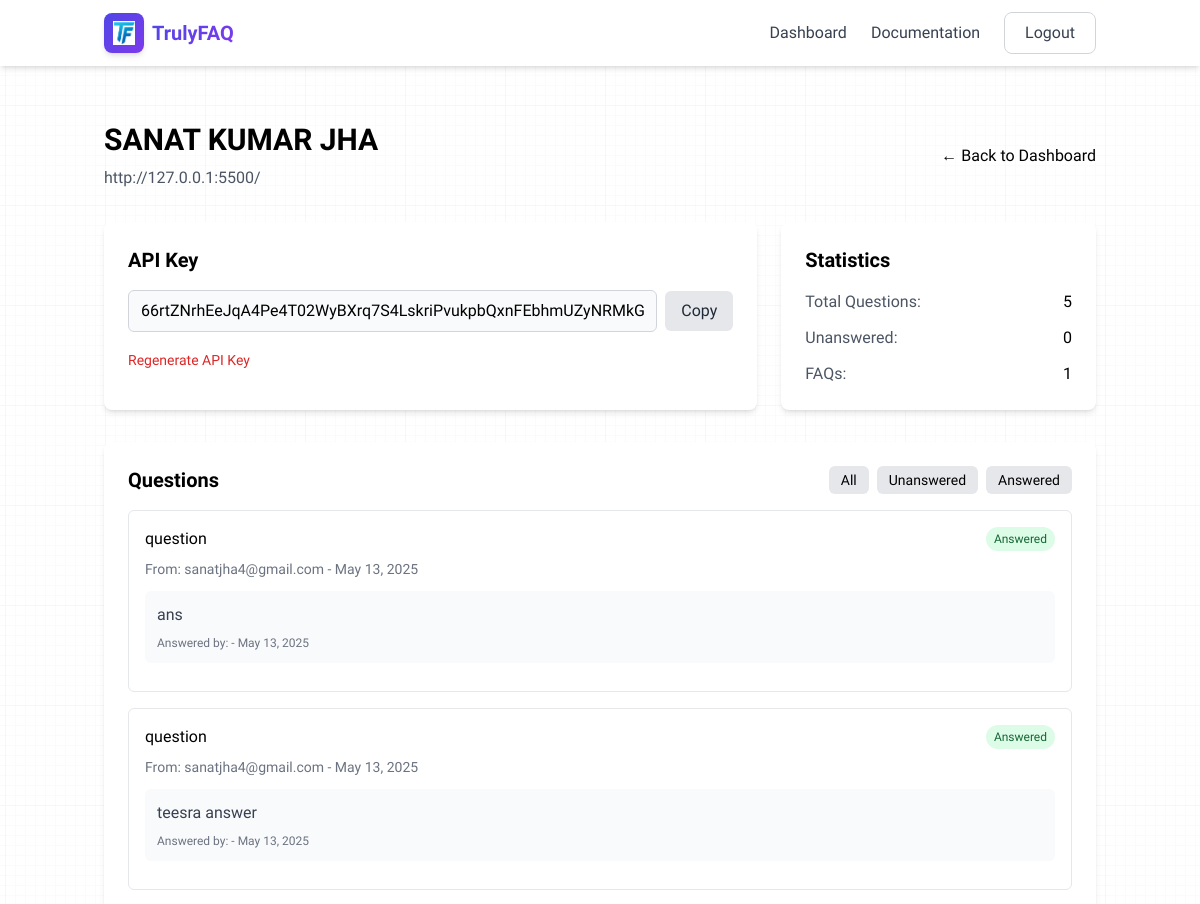
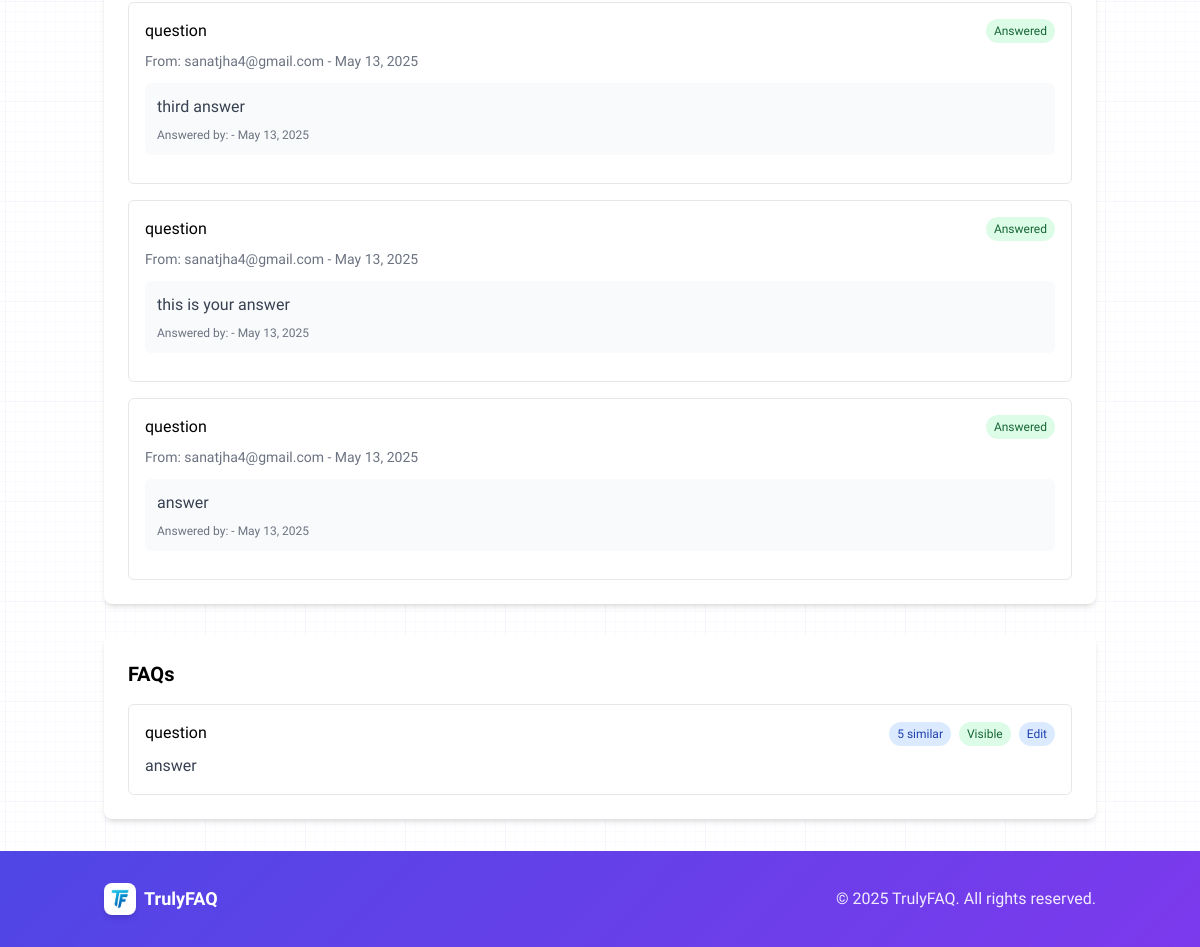
The page /accounts/website/8/ (signed in) on the database as committed earlier (2 pictures, top to bottom).
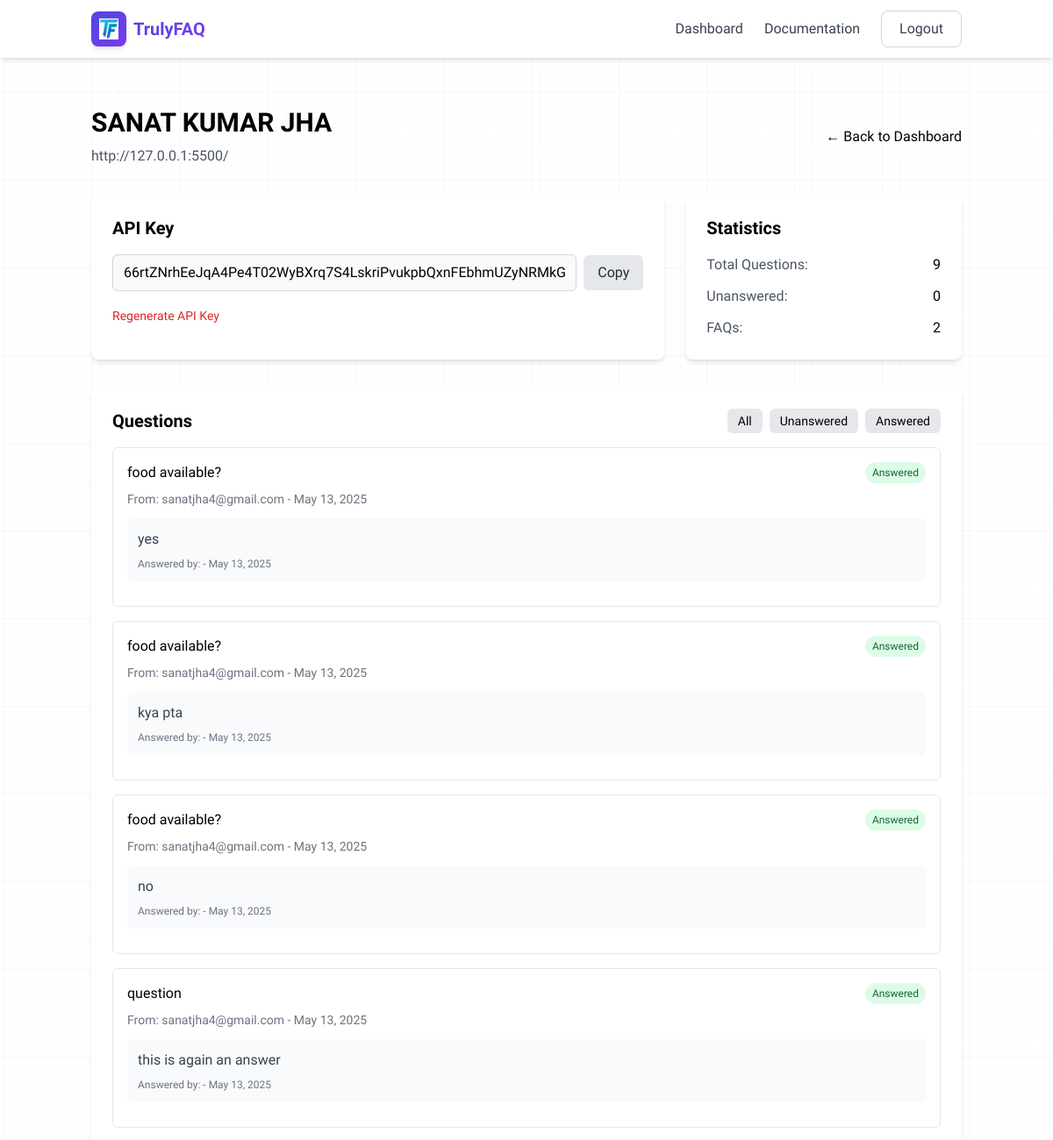
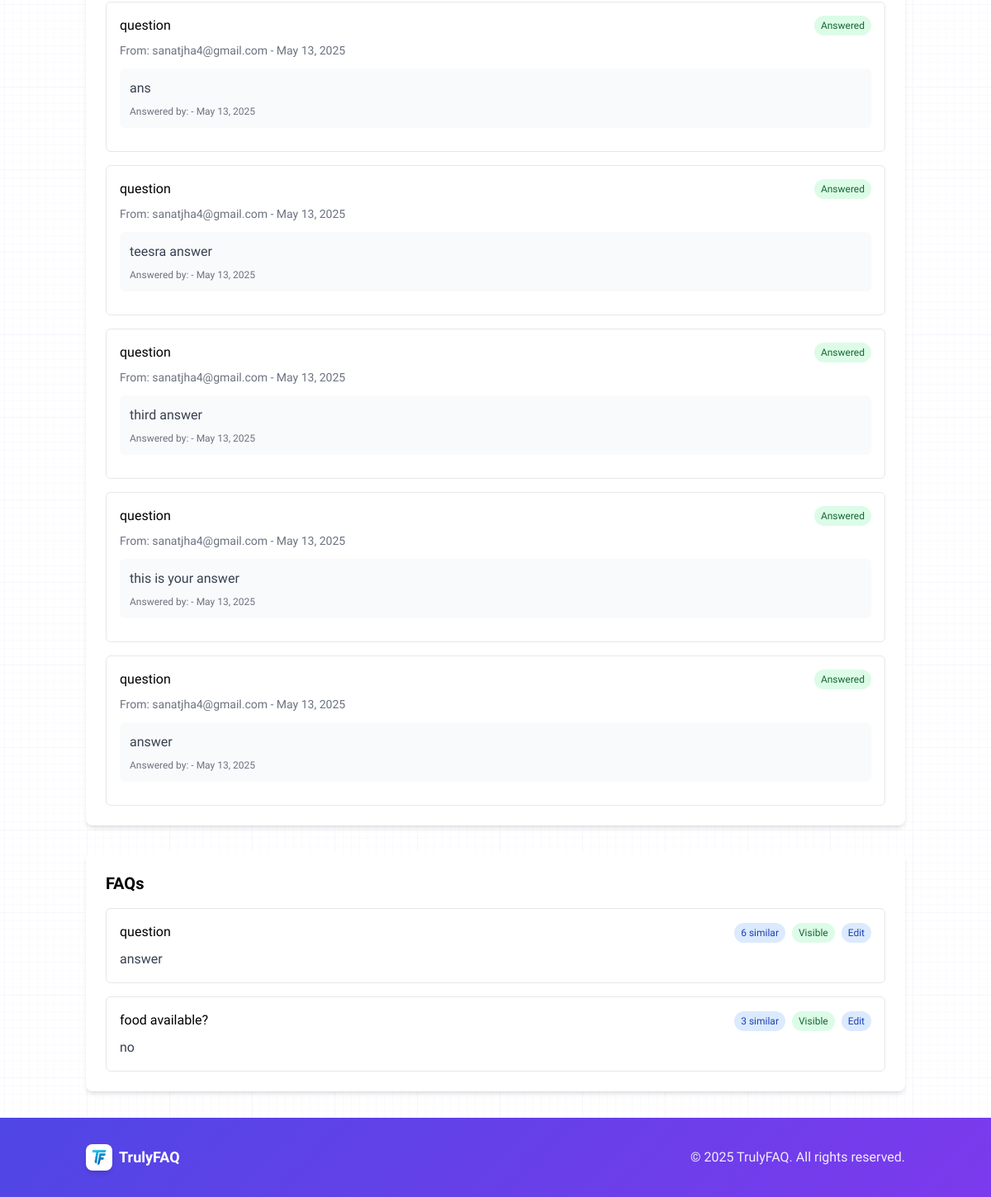
The same page on the database as committed later (2 pictures, top to bottom).
### truelyfaq/accounts/models.py (models this page shows, shortened)
class Website(models.Model):
    name = models.CharField(max_length=100)
    url = models.URLField()
    owner = models.ForeignKey(User, on_delete=models.CASCADE)
    api_key = models.CharField(max_length=64, unique=True, blank=True)
    manager_email = models.EmailField(max_length=255, blank=True, help_text="Email address for the website manager")
    created_at = models.DateTimeField(auto_now_add=True)

### truelyfaq/questions/models.py (models this page shows, shortened)
class Question(models.Model):
    website = models.ForeignKey(Website, on_delete=models.CASCADE, related_name='questions')
    user_email = models.EmailField()
    question_text = models.TextField()
    is_answered = models.BooleanField(default=False)
    created_at = models.DateTimeField(auto_now_add=True)
    updated_at = models.DateTimeField(auto_now=True)

class Answer(models.Model):
    question = models.OneToOneField(Question, on_delete=models.CASCADE, related_name='answer')
    answer_text = models.TextField()
    answered_by = models.ForeignKey('auth.User', on_delete=models.CASCADE, null=True, blank=True)
    created_at = models.DateTimeField(auto_now_add=True)
    email_sent = models.BooleanField(default=False)

### truelyfaq/faqs/models.py (models this page shows, shortened)
class FAQ(models.Model):
    website = models.ForeignKey(Website, on_delete=models.CASCADE, related_name='faqs')
    question_text = models.TextField()
    answer_text = models.TextField()
    similarity_count = models.IntegerField(default=1)
    is_visible = models.BooleanField(default=True)
    created_at = models.DateTimeField(auto_now_add=True)
    updated_at = models.DateTimeField(auto_now=True)
    class Meta:
        ordering = ['-similarity_count']

### truelyfaq/accounts/views.py (the view)
# urls.py: path('website/<int:website_id>/', views.website_detail, name='website_detail'),
@login_required
def website_detail(request, website_id):
    try:
        website = Website.objects.get(id=website_id, owner=request.user)
    except Website.DoesNotExist:
        messages.error(request, 'Website not found.')
        return redirect('dashboard')
    questions = Question.objects.filter(website=website).order_by('-created_at')
    faqs = FAQ.objects.filter(website=website).order_by('-created_at')
    unanswered_count = questions.filter(is_answered=False).count()
    if request.method == 'POST' and 'regenerate_api_key' in request.POST:
        website.api_key = website._generate_api_key()
        website.save()
        messages.success(request, 'API key regenerated successfully.')
        return redirect('website_detail', website_id=website.id)
    context = {
        'website': website,
        'questions': questions,
        'faqs': faqs,
        'unanswered_count': unanswered_count
    }
    return render(request, 'accounts/website_detail.html', context)

### templates/accounts/website_detail.html (shortened to what this page needs)
{% extends 'base.html' %}
{% block content %}
<div class="mb-8 flex justify-between items-center">
    <div>
        <h1 class="text-3xl font-bold mb-2">{{ website.name }}</h1>
        <p class="text-gray-600">{{ website.url }}</p>
    </div>
    <a href="{% url 'dashboard' %}" class="text-primary hover:underline">&larr; Back to Dashboard</a>
</div>
<div class="grid grid-cols-1 md:grid-cols-3 gap-6 mb-8">
    <div class="bg-white p-6 rounded-lg shadow-md col-span-2">
        <h2 class="text-xl font-semibold mb-4">API Key</h2>
        <div class="flex items-center mb-4">
            <input type="text" value="{{ website.api_key }}" class="w-full px-3 py-2 border border-gray-300 rounded-md bg-gray-50" readonly>
            <button onclick="copyApiKey()" class="ml-2 bg-gray-200 hover:bg-gray-300 text-gray-800 py-2 px-4 rounded-md transition duration-200">Copy</button>
        </div>
        <form method="post" class="mt-2">
            <button type="submit" class="text-red-600 hover:text-red-800 text-sm" onclick="return confirm('Are you sure? This will invalidate your current API key.')">Regenerate API Key</button>
        </form>
    </div>
    <div class="bg-white p-6 rounded-lg shadow-md">
        <h2 class="text-xl font-semibold mb-4">Statistics</h2>
        <div class="space-y-3">
            <div class="flex justify-between items-center">
                <span class="text-gray-600">Total Questions:</span>
                <span class="font-medium">{{ questions.count }}</span>
            </div>
            <div class="flex justify-between items-center">
                <span class="text-gray-600">Unanswered:</span>
                <span class="font-medium">{{ unanswered_count }}</span>
            </div>
            <div class="flex justify-between items-center">
                <span class="text-gray-600">FAQs:</span>
                <span class="font-medium">{{ website.faqs.count }}</span>
            </div>
        </div>
    </div>
</div>
<div class="bg-white p-6 rounded-lg shadow-md mb-8">
    <div class="flex justify-between items-center mb-4">
        <h2 class="text-xl font-semibold">Questions</h2>
        <div class="flex space-x-2">
            <button id="show-all" class="px-3 py-1 rounded-md bg-gray-200 hover:bg-gray-300 text-sm">All</button>
            <button id="show-unanswered" class="px-3 py-1 rounded-md bg-gray-200 hover:bg-gray-300 text-sm">Unanswered</button>
            <button id="show-answered" class="px-3 py-1 rounded-md bg-gray-200 hover:bg-gray-300 text-sm">Answered</button>
        </div>
    </div>
    {% if questions %}
        <div class="space-y-4" id="questions-container">
            {% for question in questions %}
                <div class="border border-gray-200 rounded-md p-4 question-item {% if question.is_answered %}answered{% else %}unanswered{% endif %}">
                    <div class="flex justify-between items-start mb-2">
                        <h3 class="font-medium">{{ question.question_text }}</h3>
                        <span class="{% if question.is_answered %}bg-green-100 text-green-800{% else %}bg-yellow-100 text-yellow-800{% endif %} text-xs px-2 py-1 rounded-full">
                            {% if question.is_answered %}Answered{% else %}Unanswered{% endif %}
                        </span>
                    </div>
                    <p class="text-gray-500 text-sm mb-3">From: {{ question.user_email }} - {{ question.created_at|date:"M d, Y" }}</p>
                    {% if question.is_answered %}
                        <div class="bg-gray-50 p-3 rounded-md mb-3">
                            <p class="text-gray-700">{{ question.answer.answer_text }}</p>
                            <p class="text-gray-500 text-xs mt-2">Answered by: {{ question.answer.answered_by.username }} - {{ question.answer.created_at|date:"M d, Y" }}</p>
                        </div>
                    {% endif %}
                </div>
            {% endfor %}
        </div>
    {% else %}
        <p class="text-gray-500">No questions have been submitted yet.</p>
    {% endif %}
</div>
<div class="bg-white p-6 rounded-lg shadow-md">
    <h2 class="text-xl font-semibold mb-4">FAQs</h2>
    {% if website.faqs.all %}
        <div class="space-y-4">
            {% for faq in website.faqs.all %}
                <div class="border border-gray-200 rounded-md p-4">
                    <div class="flex justify-between items-start mb-2">
                        <h3 class="font-medium">{{ faq.question_text }}</h3>
                        <div class="flex items-center space-x-2">
                            <span class="bg-blue-100 text-blue-800 text-xs px-2 py-1 rounded-full">
                                {{ faq.similarity_count }} similar
                            </span>
                            <form method="post" action="{% url 'toggle_faq_visibility' faq.id %}">
                                <button type="submit" class="text-xs px-2 py-1 rounded-full {% if faq.is_visible %}bg-green-100 text-green-800{% else %}bg-red-100 text-red-800{% endif %}">
                                    {% if faq.is_visible %}Visible{% else %}Hidden{% endif %}
                                </button>
                            </form>
                            <button onclick="showEditForm('{{ faq.id }}')" class="text-xs px-2 py-1 rounded-full bg-blue-100 text-blue-800">
                                Edit
                            </button>
                        </div>
                    </div>
                    <p class="text-gray-700">{{ faq.answer_text }}</p>
                </div>
            {% endfor %}
        </div>
    {% else %}
        <p class="text-gray-500">No FAQs have been generated yet. FAQs are automatically created when similar questions are detected.</p>
    {% endif %}
</div>
{% endblock %}

### templates/base.html (shortened to what this page needs)
<!DOCTYPE html>
<html lang="en">
<head>
    <script src="https://cdn.tailwindcss.com"></script>
    <link rel="stylesheet" href="https://cdnjs.cloudflare.com/ajax/libs/animate.css/4.1.1/animate.min.css"/>
    <link rel="stylesheet" href="https://cdnjs.cloudflare.com/ajax/libs/font-awesome/6.4.0/css/all.min.css">
    <link rel="stylesheet" href="https://unpkg.com/aos@next/dist/aos.css" />
</head>
<body class="hero-pattern">
    <nav class="sticky top-0 z-50 bg-white/90 backdrop-blur-md shadow-md transition-all duration-300">
        <div class="container mx-auto px-4 py-3 flex justify-between items-center">
            <a href="{% url 'dashboard' %}" class="flex items-center group">
                <div class="w-10 h-10 bg-gradient-primary rounded-lg flex items-center justify-center shadow-md group-hover:scale-110 transition-transform duration-300">
                    <img src="/static/img/logo.png" alt="TrulyFAQ Logo" class="w-6 h-6 object-contain">
                </div>
                <span class="ml-2 text-xl font-bold text-gradient-primary">TrulyFAQ</span>
            </a>
            <div class="hidden md:flex items-center space-x-6">
                {% if user.is_authenticated %}
                    <a href="{% url 'dashboard' %}" class="text-gray-700 hover:text-secondary-600 font-medium transition-colors relative after:absolute after:bottom-0 after:left-0 after:h-0.5 after:w-0 hover:after:w-full after:bg-secondary-600 after:transition-all">Dashboard</a>
                    <a href="/documentation" class="text-gray-700 hover:text-secondary-600 font-medium transition-colors relative after:absolute after:bottom-0 after:left-0 after:h-0.5 after:w-0 hover:after:w-full after:bg-secondary-600 after:transition-all">Documentation</a>
                    <form method="post" action="{% url 'logout' %}" class="inline">
                        <button type="submit" class="px-5 py-2 rounded-lg border border-gray-300 hover:border-secondary-500 font-medium text-gray-700 hover:text-secondary-600 transition-all hover:shadow-md">Logout</button>
                    </form>
                {% endif %}
            </div>
        </div>
    </nav>
    <main class="container mx-auto px-4 py-8 mt-6">
        <div class="animate__animated animate__fadeIn" data-aos="fade-up">
            {% block content %}{% endblock %}
        </div>
    </main>
    <footer class="bg-gradient-primary text-white py-8 relative overflow-hidden">
        <div class="absolute inset-0 opacity-10">
            <div class="absolute inset-0 hero-pattern"></div>
        </div>
        <div class="container mx-auto px-4 relative z-10">
            <div class="flex flex-col md:flex-row justify-between items-center">
                <div class="mb-4 md:mb-0">
                    <div class="flex items-center justify-center md:justify-start">
                        <div class="w-8 h-8 bg-white rounded-lg flex items-center justify-center shadow-md">
                            <img src="/static/img/logo.png" alt="TrulyFAQ Logo" class="w-5 h-5 object-contain">
                        </div>
                        <span class="ml-2 text-lg font-bold">TrulyFAQ</span>
                    </div>
                </div>
                <p class="text-center text-white/90">&copy; {% now "Y" %} TrulyFAQ. All rights reserved.</p>
            </div>
        </div>
    </footer>
</body>
</html>

### templates/base.html (style rules this page uses)
:root { --primary-gradient: linear-gradient(135deg, #4F46E5, #7C3AED); --secondary-gradient: linear-gradient(135deg, #3B82F6, #2563EB); --accent-gradient: linear-gradient(135deg, #10B981, #059669); --soft-gradient: linear-gradient(135deg, #EFF6FF, #E0F2FE); }
body { font-family: 'Plus Jakarta Sans', sans-serif; min-height: 100vh; display: flex; flex-direction: column; }
.text-gradient-primary { background: var(--primary-gradient); -webkit-background-clip: text; background-clip: text; color: transparent; }
.bg-gradient-primary { background: var(--primary-gradient); }
main { flex: 1; }
footer { margin-top: auto; }

Rows that differ between the two databases and show on the page:
computed for Website "SANAT KUMAR JHA": faqs.count "1" → "2"
added Question: question_text "food available?", is_answered "Answered", user_email "sanatjha4@gmail.com", created_at "May 13, 2025", answer.answer_text "yes", answer.created_at "May 13, 2025"
added Question: question_text "food available?", is_answered "Answered", user_email "sanatjha4@gmail.com", created_at "May 13, 2025", answer.answer_text "kya pta", answer.created_at "May 13, 2025"
added Question: question_text "food available?", is_answered "Answered", user_email "sanatjha4@gmail.com", created_at "May 13, 2025", answer.answer_text "no", answer.created_at "May 13, 2025"
added Question: question_text "question", is_answered "Answered", user_email "sanatjha4@gmail.com", created_at "May 13, 2025", answer.answer_text "this is again an answer", answer.created_at "May 13, 2025"
changed FAQ "question": similarity_count "5" → "6"
added FAQ: question_text "food available?", similarity_count "3", is_visible "Visible", answer_text "no"
Other text that changed with them:
{{ questions.count }}: "5" → "9"
